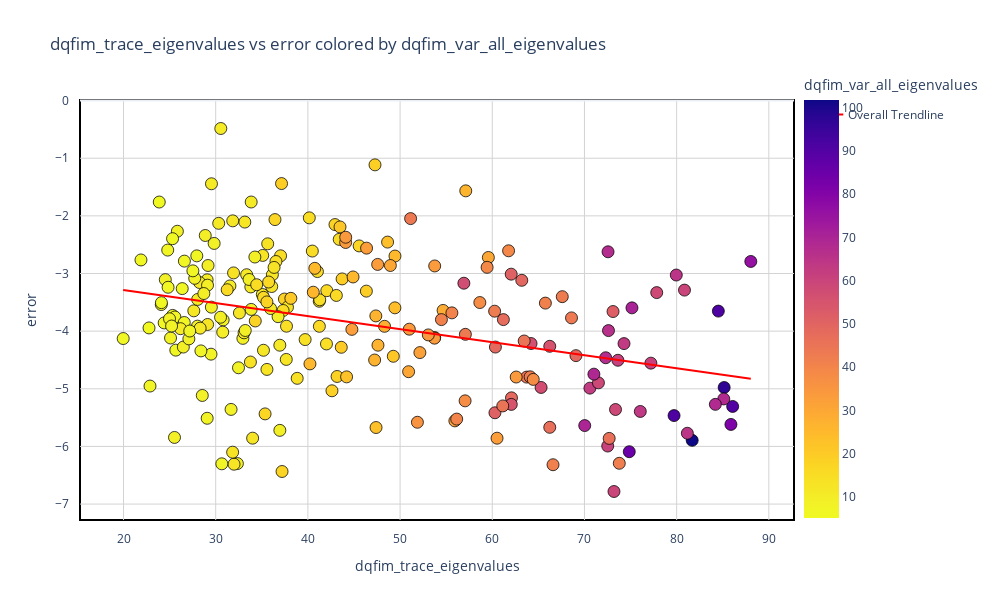
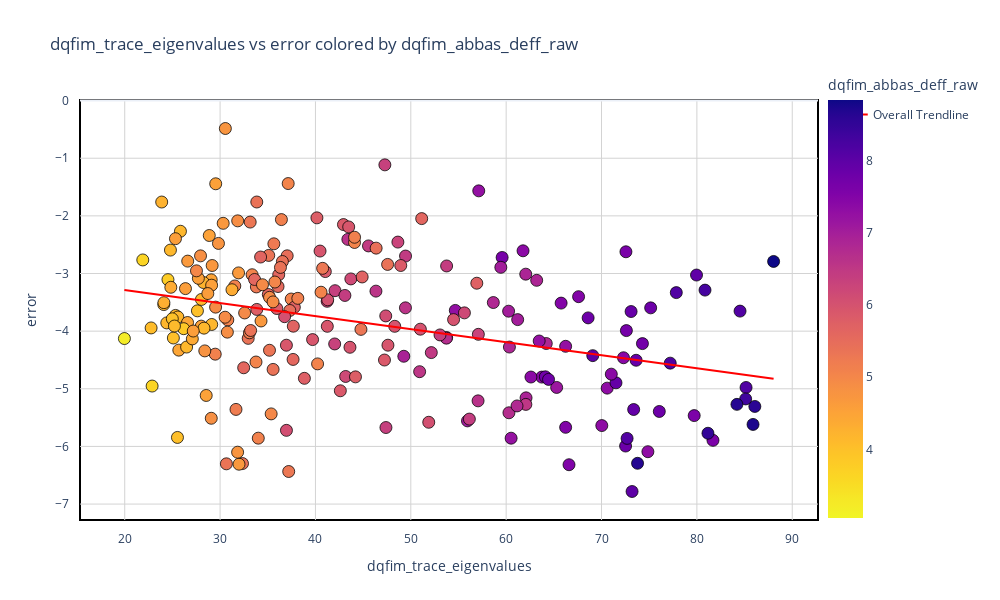
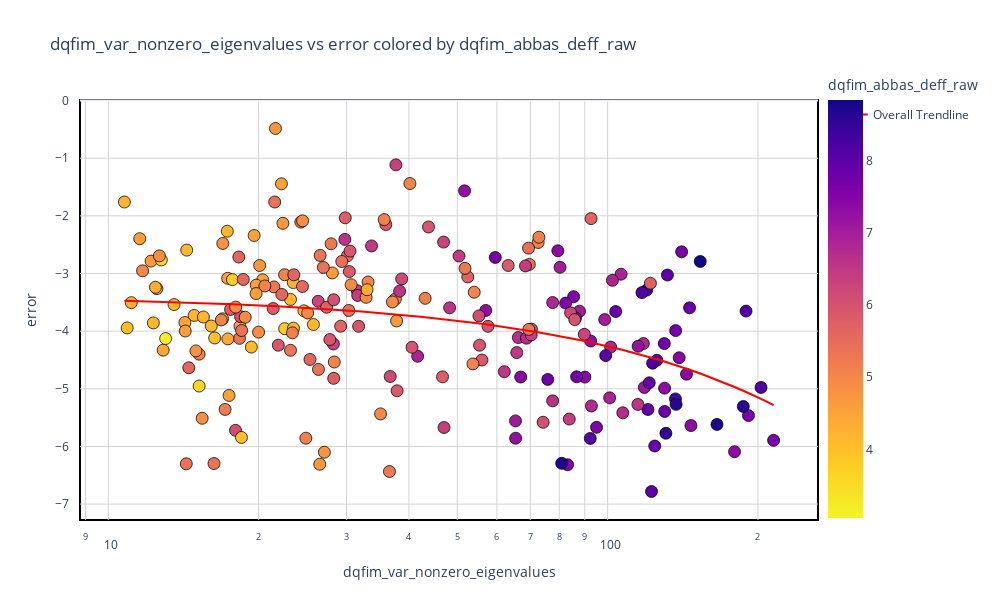
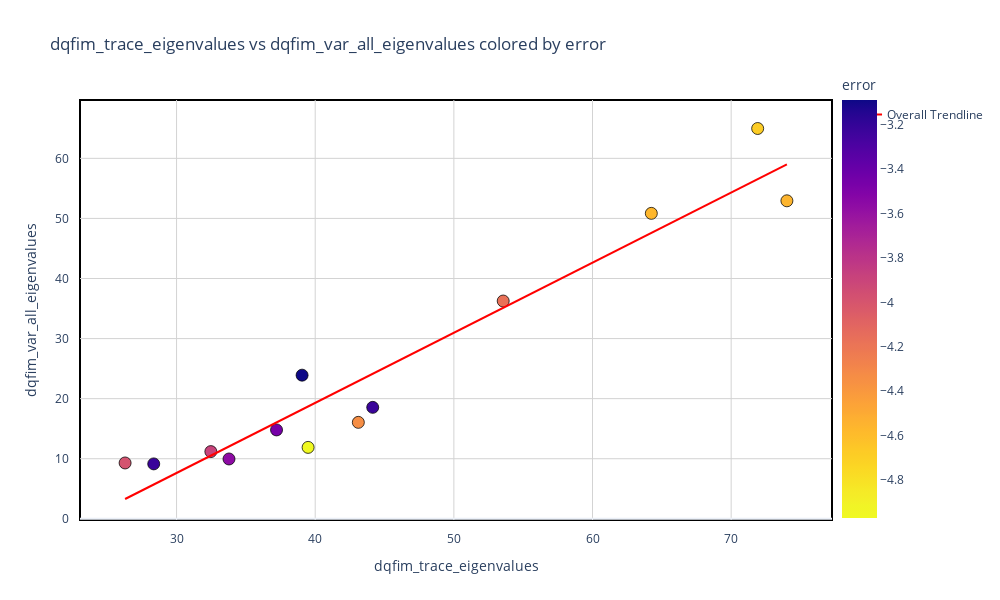

Here is the notebook cell these charts were saved with, in order:
### Code cell
fig = plot_two_metrics_with_color(
    df_final,
    x_qfim_type=None,
   
    x_metric="dqfim_trace_eigenvalues",
    y_qfim_type=None,
    y_metric="error",
    # color_metric="target_abbas_deff_norm",
    color_metric="dqfim_var_all_eigenvalues",
    add_trendline=True,
gamma=1.2,
    cmap_name="plasma",
    # log_x=True,
    # log_y=True,
)
fig.show() 

fig = plot_two_metrics_with_color(
    df_final,
    x_qfim_type=None,
   
    x_metric="dqfim_trace_eigenvalues",
    y_qfim_type=None,
    y_metric="error",
    # color_metric="target_abbas_deff_norm",
    color_metric="dqfim_abbas_deff_raw",
    add_trendline=True,
gamma=1.2,
    cmap_name="plasma",
    # log_x=True,
    # log_y=True,
)
fig.show() 

fig = plot_two_metrics_with_color(
    df_final,
    x_qfim_type=None,
   
    x_metric="dqfim_var_nonzero_eigenvalues",
    y_qfim_type=None,
    y_metric="error",
    # color_metric="target_abbas_deff_norm",
    color_metric="dqfim_abbas_deff_raw",
    add_trendline=True,
gamma=1.2,
    cmap_name="plasma",
    log_x=True,
    # log_y=True,
)
fig.show() 


fig = plot_two_metrics_with_color(
    df_agg_by_test_key,
    x_qfim_type=None,
   
    x_metric="dqfim_trace_eigenvalues",
    y_qfim_type=None,
    y_metric="dqfim_var_all_eigenvalues",
    color_metric="error",
    # color_metric="dqfim_abbas_deff_raw",
    add_trendline=True,
    cmap_name="plasma",
    gamma=1.2,
    # log_x=True,
    # log_y=True,
)
fig.show()

### Figure 1 — Plotly figure (JSON) as saved in the notebook; plotly's stock layout.template omitted (floating-point values rounded to 4 significant figures; data arrays with more than 128 entries replaced by an {"elided": "..."} marker saying what was removed)
{"data": [{"customdata": {"elided": "224x1 str values"}, "hovertemplate": "dqfim_trace_eigenvalues=%{x}<br>error=%{y}<br>test_key=%{customdata[0]}<br>dqfim_var_all_eigenvalues=%{marker.color}<extra></extra>", "legendgroup": "", "marker": {"color": {"elided": "224 float values"}, "coloraxis": "coloraxis", "line": {"color": "black", "width": 0.75}, "size": 12, "symbol": "circle"}, "mode": "markers", "name": "", "orientation": "v", "showlegend": false, "type": "scatter", "x": {"elided": "224 float values"}, "xaxis": "x", "y": {"elided": "224 float values"}, "yaxis": "y"}, {"hovertemplate": "<b>OLS trendline</b><br>error = -0.0226324 * dqfim_trace_eigenvalues + -2.83425<br>R<sup>2</sup>=0.117438<br><br>dqfim_trace_eigenvalues=%{x}<br>error=%{y} <b>(trend)</b><extra></extra>", "legendgroup": "Overall Trendline", "line": {"color": "red"}, "marker": {"line": {"color": "black", "width": 0.75}, "size": 12, "symbol": "circle"}, "mode": "lines", "name": "Overall Trendline", "showlegend": true, "type": "scatter", "x": {"elided": "224 float values"}, "xaxis": "x", "y": {"elided": "224 float values"}, "yaxis": "y"}], "layout": {"coloraxis": {"cmax": 101.6, "cmin": 5.091, "colorbar": {"len": 1.1, "thickness": 35, "title": {"text": "dqfim_var_all_eigenvalues"}, "x": 1, "y": 0.53, "yanchor": "middle"}, "colorscale": {"elided": "100x2 mixed values"}}, "height": 600, "legend": {"tracegroupgap": 0}, "shapes": [{"layer": "below", "line": {"color": "black", "width": 2}, "type": "rect", "x0": 0, "x1": 1, "xref": "paper", "y0": 0, "y1": 1, "yref": "paper"}], "title": {"text": "dqfim_trace_eigenvalues vs error colored by dqfim_var_all_eigenvalues"}, "width": 1000, "xaxis": {"anchor": "y", "domain": [0, 1], "gridcolor": "lightgray", "gridwidth": 1, "showgrid": true, "ticklabelstandoff": 10, "title": {"text": "dqfim_trace_eigenvalues"}}, "yaxis": {"anchor": "x", "domain": [0, 1], "gridcolor": "lightgray", "gridwidth": 1, "showgrid": true, "ticklabelstandoff": 10, "title": {"text": "error"}}}}

### Figure 2 — Plotly figure (JSON) as saved in the notebook; plotly's stock layout.template omitted (floating-point values rounded to 4 significant figures; data arrays with more than 128 entries replaced by an {"elided": "..."} marker saying what was removed)
{"data": [{"customdata": {"elided": "224x1 str values"}, "hovertemplate": "dqfim_trace_eigenvalues=%{x}<br>error=%{y}<br>test_key=%{customdata[0]}<br>dqfim_abbas_deff_raw=%{marker.color}<extra></extra>", "legendgroup": "", "marker": {"color": {"elided": "224 float values"}, "coloraxis": "coloraxis", "line": {"color": "black", "width": 0.75}, "size": 12, "symbol": "circle"}, "mode": "markers", "name": "", "orientation": "v", "showlegend": false, "type": "scatter", "x": {"elided": "224 float values"}, "xaxis": "x", "y": {"elided": "224 float values"}, "yaxis": "y"}, {"hovertemplate": "<b>OLS trendline</b><br>error = -0.0226324 * dqfim_trace_eigenvalues + -2.83425<br>R<sup>2</sup>=0.117438<br><br>dqfim_trace_eigenvalues=%{x}<br>error=%{y} <b>(trend)</b><extra></extra>", "legendgroup": "Overall Trendline", "line": {"color": "red"}, "marker": {"line": {"color": "black", "width": 0.75}, "size": 12, "symbol": "circle"}, "mode": "lines", "name": "Overall Trendline", "showlegend": true, "type": "scatter", "x": {"elided": "224 float values"}, "xaxis": "x", "y": {"elided": "224 float values"}, "yaxis": "y"}], "layout": {"coloraxis": {"cmax": 8.83, "cmin": 3.045, "colorbar": {"len": 1.1, "thickness": 35, "title": {"text": "dqfim_abbas_deff_raw"}, "x": 1, "y": 0.53, "yanchor": "middle"}, "colorscale": {"elided": "100x2 mixed values"}}, "height": 600, "legend": {"tracegroupgap": 0}, "shapes": [{"layer": "below", "line": {"color": "black", "width": 2}, "type": "rect", "x0": 0, "x1": 1, "xref": "paper", "y0": 0, "y1": 1, "yref": "paper"}], "title": {"text": "dqfim_trace_eigenvalues vs error colored by dqfim_abbas_deff_raw"}, "width": 1000, "xaxis": {"anchor": "y", "domain": [0, 1], "gridcolor": "lightgray", "gridwidth": 1, "showgrid": true, "ticklabelstandoff": 10, "title": {"text": "dqfim_trace_eigenvalues"}}, "yaxis": {"anchor": "x", "domain": [0, 1], "gridcolor": "lightgray", "gridwidth": 1, "showgrid": true, "ticklabelstandoff": 10, "title": {"text": "error"}}}}

### Figure 3 — Plotly figure (JSON) as saved in the notebook; plotly's stock layout.template omitted (floating-point values rounded to 4 significant figures; data arrays with more than 128 entries replaced by an {"elided": "..."} marker saying what was removed)
{"data": [{"customdata": {"elided": "224x1 str values"}, "hovertemplate": "dqfim_var_nonzero_eigenvalues=%{x}<br>error=%{y}<br>test_key=%{customdata[0]}<br>dqfim_abbas_deff_raw=%{marker.color}<extra></extra>", "legendgroup": "", "marker": {"color": {"elided": "224 float values"}, "coloraxis": "coloraxis", "line": {"color": "black", "width": 0.75}, "size": 12, "symbol": "circle"}, "mode": "markers", "name": "", "orientation": "v", "showlegend": false, "type": "scatter", "x": {"elided": "224 float values"}, "xaxis": "x", "y": {"elided": "224 float values"}, "yaxis": "y"}, {"hovertemplate": "<b>OLS trendline</b><br>error = -0.00887646 * dqfim_var_nonzero_eigenvalues + -3.37516<br>R<sup>2</sup>=0.120383<br><br>dqfim_var_nonzero_eigenvalues=%{x}<br>error=%{y} <b>(trend)</b><extra></extra>", "legendgroup": "Overall Trendline", "line": {"color": "red"}, "marker": {"line": {"color": "black", "width": 0.75}, "size": 12, "symbol": "circle"}, "mode": "lines", "name": "Overall Trendline", "showlegend": true, "type": "scatter", "x": {"elided": "224 float values"}, "xaxis": "x", "y": {"elided": "224 float values"}, "yaxis": "y"}], "layout": {"coloraxis": {"cmax": 8.83, "cmin": 3.045, "colorbar": {"len": 1.1, "thickness": 35, "title": {"text": "dqfim_abbas_deff_raw"}, "x": 1, "y": 0.53, "yanchor": "middle"}, "colorscale": {"elided": "100x2 mixed values"}}, "height": 600, "legend": {"tracegroupgap": 0}, "shapes": [{"layer": "below", "line": {"color": "black", "width": 2}, "type": "rect", "x0": 0, "x1": 1, "xref": "paper", "y0": 0, "y1": 1, "yref": "paper"}], "title": {"text": "dqfim_var_nonzero_eigenvalues vs error colored by dqfim_abbas_deff_raw"}, "width": 1000, "xaxis": {"anchor": "y", "domain": [0, 1], "gridcolor": "lightgray", "gridwidth": 1, "showgrid": true, "ticklabelstandoff": 10, "title": {"text": "dqfim_var_nonzero_eigenvalues"}, "type": "log"}, "yaxis": {"anchor": "x", "domain": [0, 1], "gridcolor": "lightgray", "gridwidth": 1, "showgrid": true, "ticklabelstandoff": 10, "title": {"text": "error"}}}}

### Figure 4 — Plotly figure (JSON) as saved in the notebook; plotly's stock layout.template omitted (floating-point values rounded to 4 significant figures; data arrays with more than 128 entries replaced by an {"elided": "..."} marker saying what was removed)
{"data": [{"customdata": [["test0"], ["test131"], ["test150"], ["test164"], ["test169"], ["test248"], ["test286"], ["test326"], ["test346"], ["test43"], ["test56"], ["test58"], ["test64"]], "hovertemplate": "dqfim_trace_eigenvalues=%{x}<br>dqfim_var_all_eigenvalues=%{y}<br>test_key=%{customdata[0]}<br>error=%{marker.color}<extra></extra>", "legendgroup": "", "marker": {"color": [-4.972, -3.225, -4.567, -3.227, -3.988, -4.34, -4.681, -3.467, -4.556, -3.563, -4.174, -3.891, -3.092], "coloraxis": "coloraxis", "line": {"color": "black", "width": 0.75}, "size": 12, "symbol": "circle"}, "mode": "markers", "name": "", "orientation": "v", "showlegend": false, "type": "scatter", "x": [39.49, 28.35, 64.24, 44.15, 26.29, 43.11, 71.91, 37.21, 74.02, 33.78, 53.56, 32.47, 39.05], "xaxis": "x", "y": [11.89, 9.143, 50.84, 18.55, 9.296, 16.05, 64.97, 14.79, 52.93, 9.958, 36.25, 11.19, 23.91], "yaxis": "y"}, {"hovertemplate": "<b>OLS trendline</b><br>dqfim_var_all_eigenvalues = 1.16693 * dqfim_trace_eigenvalues + -27.3811<br>R<sup>2</sup>=0.926084<br><br>dqfim_trace_eigenvalues=%{x}<br>dqfim_var_all_eigenvalues=%{y} <b>(trend)</b><extra></extra>", "legendgroup": "Overall Trendline", "line": {"color": "red"}, "marker": {"line": {"color": "black", "width": 0.75}, "size": 12, "symbol": "circle"}, "mode": "lines", "name": "Overall Trendline", "showlegend": true, "type": "scatter", "x": [26.29, 28.35, 32.47, 33.78, 37.21, 39.05, 39.49, 43.11, 44.15, 53.56, 64.24, 71.91, 74.02], "xaxis": "x", "y": [3.296, 5.705, 10.51, 12.04, 16.04, 18.19, 18.7, 22.93, 24.14, 35.12, 47.58, 56.53, 58.99], "yaxis": "y"}], "layout": {"coloraxis": {"cmax": -3.092, "cmin": -4.972, "colorbar": {"len": 1.1, "thickness": 35, "title": {"text": "error"}, "x": 1, "y": 0.53, "yanchor": "middle"}, "colorscale": {"elided": "100x2 mixed values"}}, "height": 600, "legend": {"tracegroupgap": 0}, "shapes": [{"layer": "below", "line": {"color": "black", "width": 2}, "type": "rect", "x0": 0, "x1": 1, "xref": "paper", "y0": 0, "y1": 1, "yref": "paper"}], "title": {"text": "dqfim_trace_eigenvalues vs dqfim_var_all_eigenvalues colored by error"}, "width": 1000, "xaxis": {"anchor": "y", "domain": [0, 1], "gridcolor": "lightgray", "gridwidth": 1, "showgrid": true, "ticklabelstandoff": 10, "title": {"text": "dqfim_trace_eigenvalues"}}, "yaxis": {"anchor": "x", "domain": [0, 1], "gridcolor": "lightgray", "gridwidth": 1, "showgrid": true, "ticklabelstandoff": 10, "title": {"text": "dqfim_var_all_eigenvalues"}}}}
